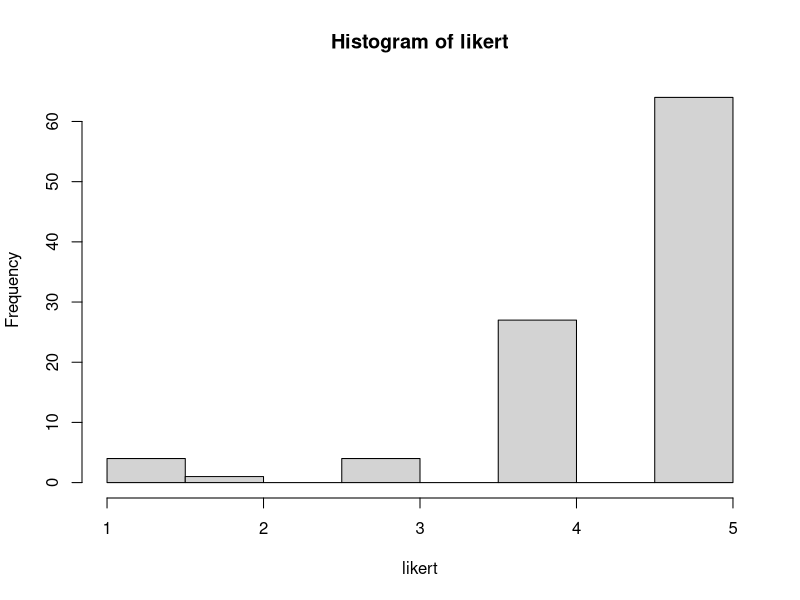
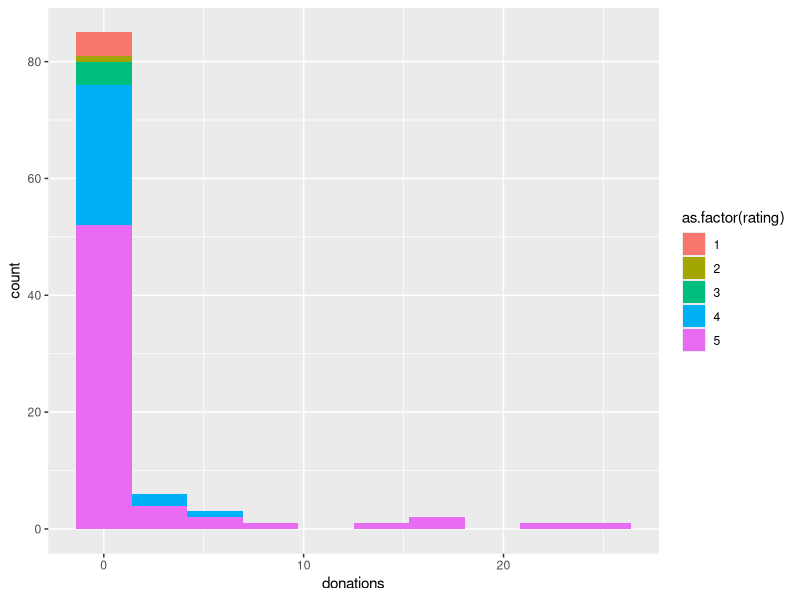
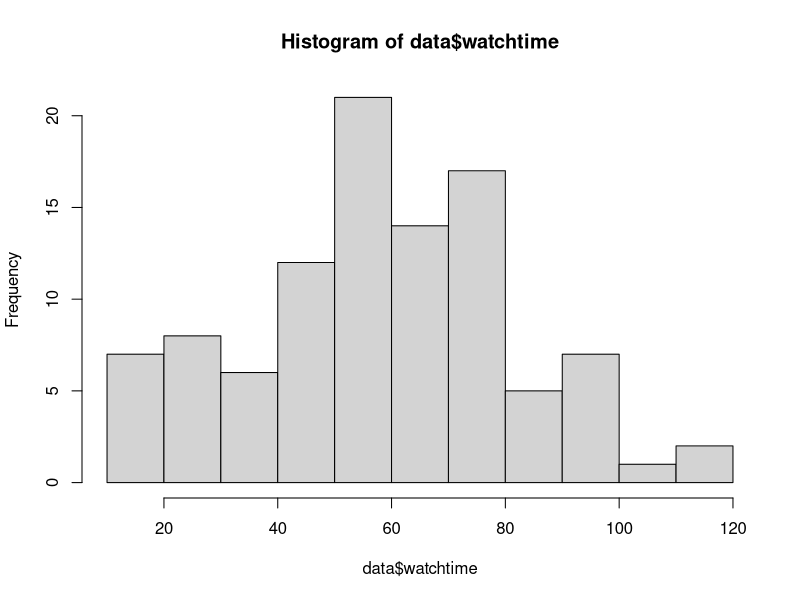

Write the R code that produced these figures, in order.
# READING AND WRITING FILES IN R #

# Packages used:
library(tidyverse)

# Since R is the main language that I code in, I'm going to fabricate a data set here
# Let's make up data for a video game streamer

data <- data.frame(matrix(nrow = 100, ncol = 2))

# Making up likert data (not generally solicited, but let's do it anyways)
likert <- sample(1:5, 100, p = c(0.05, 0.01, 0.04, 0.3, 0.6), replace = T) %>% 
  round()
hist(likert)

data[,1] <- likert # Storing to first column

# Making up "donations" data
for (i in 1:NROW(data)){
  if (data[i,1] == 1){
    donator <- round(rbinom(1, 1, 0.005))
    if (donator == 1){
      data[i,2] <- ceiling(rexp(1, 1/2))
    } else {
      data[i,2] <- 0
    }
  } else if (data[i,1] == 2){
    donator <- round(rbinom(1, 1, 0.005))
    if (donator == 0){
      data[i,2] <- ceiling(rexp(1, 1/2))
    } else {
      data[i,2] <- 0
    }
  } else if (data[i,1] == 3){
    donator <- round(rbinom(1, 1, 0.025))
    if (donator == 1){
      data[i,2] <- ceiling(rexp(1, 1/2))
    } else {
      data[i,2] <- 0
    }
  } else if (data[i,1] == 4){
    donator <- round(rbinom(1, 1, 0.10))
    if (donator == 1){
      data[i,2] <- ceiling(rexp(1, 1/5))
    } else {
      data[i,2] <- 0
    }
  } else if (data[i,1] == 5){
    donator <- round(rbinom(1, 1, 0.25))
    if (donator == 1){
      data[i,2] <- ceiling(rexp(1, 1/10))
    } else {
      data[i,2] <- 0
    }
  } 
}

## Renaming columns
colnames(data ) <- c("rating", "donations")

ggplot(data) +
  geom_histogram(aes(x = donations, fill = as.factor(rating)), bins = 10)

# Creating watch time (in minutes) data
data$watchtime <- rep(NA, 100)

for (i in 1:NROW(data)){
  if (data[i,1] <= 3){
    data$watchtime[i] <- rnorm(1, mean = 20, sd = 5)
  } else {
    data$watchtime[i] <- rnorm(1, mean = 60, sd = 20)
  }
  if (data$watchtime[i] > 120){ # Capping the stream duration to 120 min (2 hrs)
    data$watchtime[i] <- 120
  }
}

hist(data$watchtime)

# Creating chat message count

# Creating chat messages removed count

# Creating net chat messages count

# Creating 'follower' boolean

# Creating previous viewer boolean

# Creating viewer country factor
